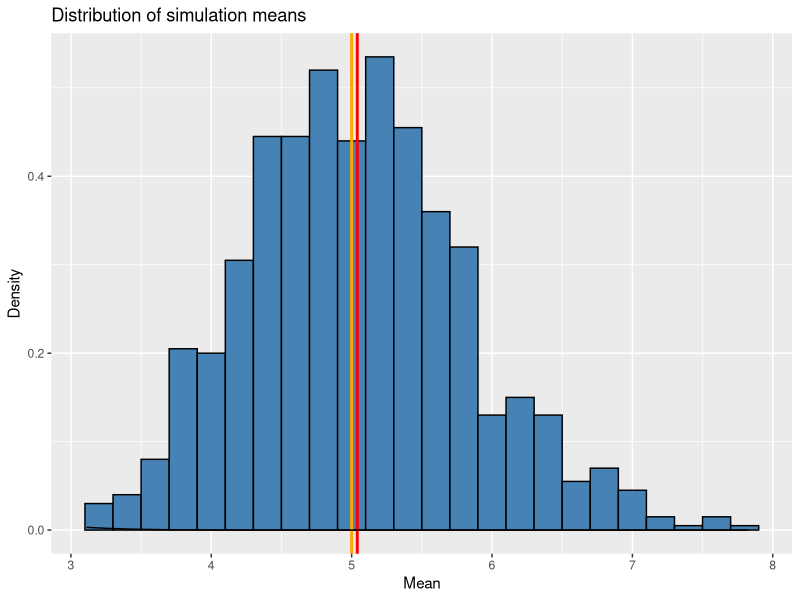
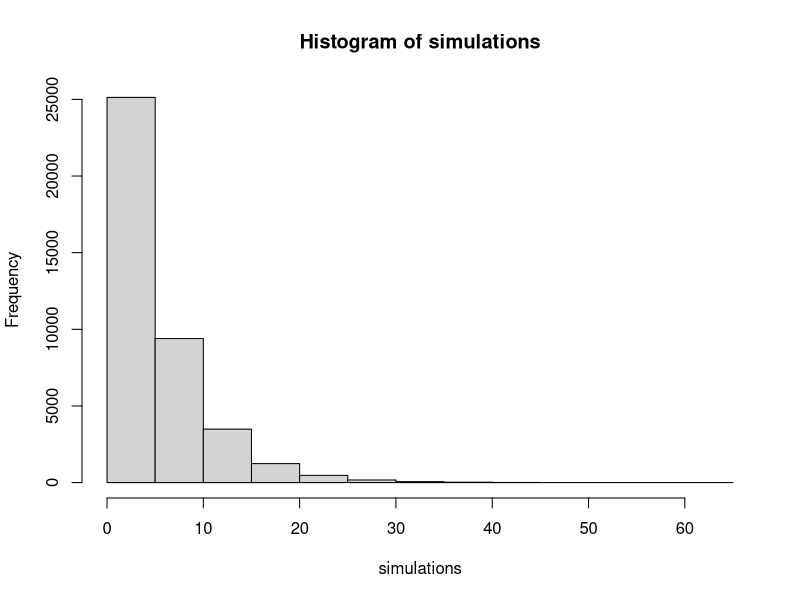

Here is the R script that generated these plots, in order:
## ---- chunk 1
#load libraries
library (ggplot2)
#library (dplyr)
#set variables
lambda = 0.2 #Set lambda to 0.2
n = 40 #No. of exponentials
sims = 1000 #No. of simulations
set.seed(168931475) #For reproducibility

#generate simulations and calculate means
simulations<-replicate(sims,rexp(n, lambda))
simulation_means<-data.frame(means=apply(simulations, 2, mean))
meanofMeans<-mean(simulation_means$means)
## ---- chunk 2
ggplot(simulation_means,aes(x=means)) +
  geom_histogram(aes(y=..density..),fill="steelblue",binwidth = 0.2, color = I("black"))+
  geom_vline(xintercept = 5, color="orange", size=1)+
  geom_vline(xintercept = meanofMeans, color="red", size=1)+
  labs(title="Distribution of simulation means",x="Mean",y="Density")+
  stat_function(fun = dnorm, arg = list(mean = 5, sd = sd(simulation_means$mean)))
## ---- chunk 3
meanofMeans
## ---- chunk 4
var(simulation_means$means)
## ---- chunk 5
hist(simulations)
